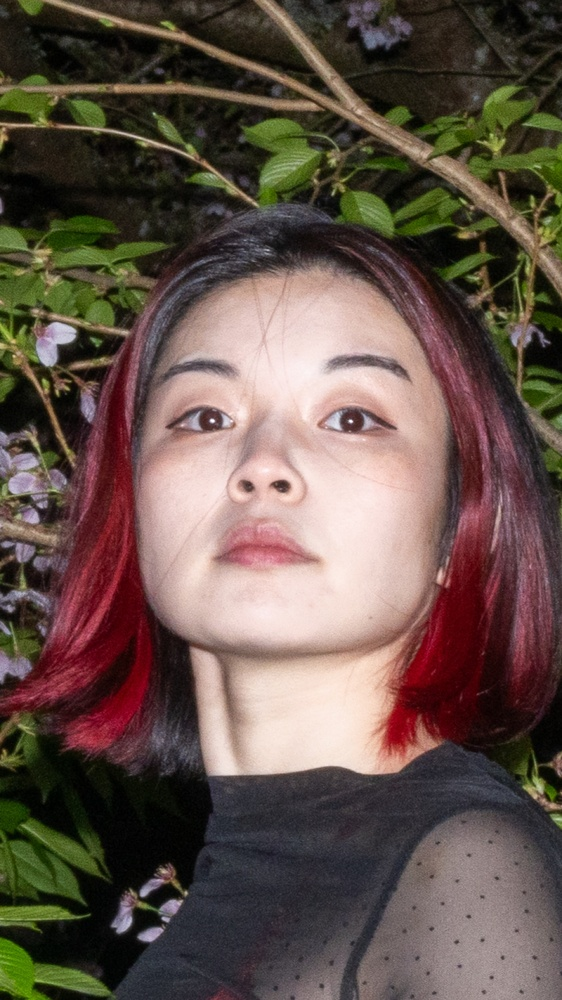
#> input picture 1.jpg, 562 x 1000 px, shrunk from 1080 x 1920 before the run
$ python _fragments_utils.py
#> lines starting #> are read from the running program, lines starting #| are printed output that depends on the picture
import cv2
import numpy as np
import random
from typing import Tuple, List


def fragment_image(
    image : np.ndarray,
    grid_size : Tuple[int, int]) -> List[List[np.ndarray]]:
    """
    Splits an image into a grid of fragments.

    Parameters
    ----------
    image : np.ndarray
        Input image (H x W x C).
    grid_size : Tuple[int, int]
        (rows, cols) of the grid.

    Returns
    -------
    List[List[np.ndarray]]
        2D list of image fragments.
    """
    rows, cols = grid_size
    h, w = image.shape[:2]
    tile_h = h // rows
    tile_w = w // cols

    fragments = []
    for i in range(rows):
        row = []
        for j in range(cols):
            fragment = image[i*tile_h:(i+1)*tile_h,
                             j*tile_w:(j+1)*tile_w].copy()
            row.append(fragment)
        fragments.append(row)

    return fragments


def create_composites(
    fragmented_images: List[List[List[np.ndarray]]],
    num_composites: int) -> List[np.ndarray]:
    """
    Creates composite images by randomly selecting tiles
    from corresponding positions.

    Parameters
    ----------
    fragmented_images : List[List[List[np.ndarray]]])
        List of fragmented images.
    num_composites : int
        Number of composite images to generate.

    Returns:
    List[np.ndarray]
        List of composite images.
    """
    num_rows = len(fragmented_images[0])
    num_cols = len(fragmented_images[0][0])
    tile_h, tile_w = fragmented_images[0][0][0].shape[:2]

    composites = []

    for _ in range(num_composites):
        composite_tiles = []
        for i in range(num_rows):
            row_tiles = []
            for j in range(num_cols):
                # Randomly pick one tile from the corresponding position
                tile = random.choice(fragmented_images)[i][j]
                row_tiles.append(tile)

            # Horizontally stack one row of tiles
            composite_row = np.hstack(row_tiles)
            composite_tiles.append(composite_row)

        # Vertically stack all rows to make final composite image
        composite_image = np.vstack(composite_tiles)
        composites.append(composite_image)

    return composites


if __name__ == "__main__":
    # Load your 10 images
    images = [cv2.imread("1.jpg"), cv2.imread("2.jpg")]
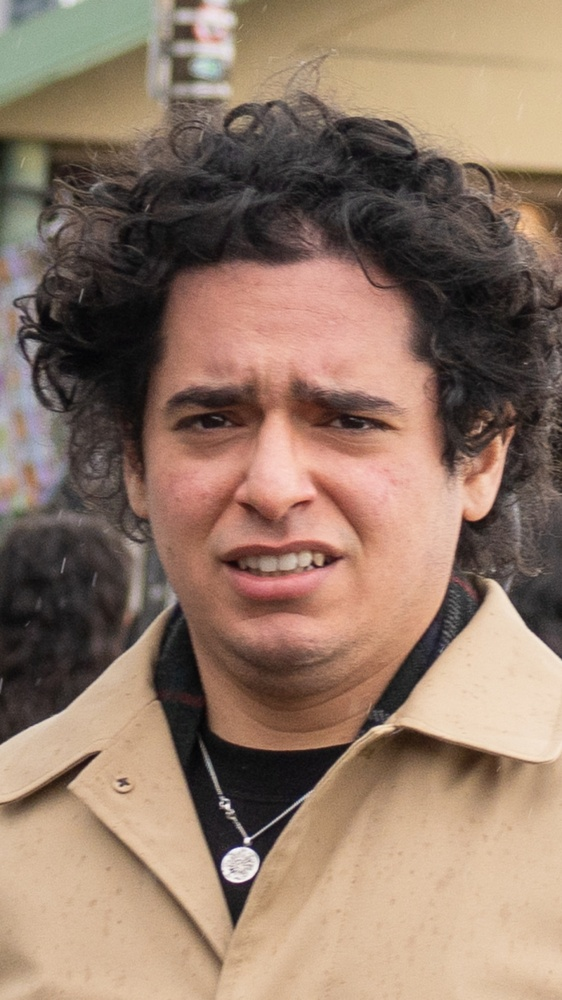
#> input picture 2.jpg, 562 x 1000 px, shrunk from 1080 x 1920 before the run

    # Fragment each image into a 10x10 grid
    grid_size = (10, 10)
    fragmented_images = [fragment_image(img, grid_size) for img in images]
#> after the loop in fragment_image, `for i in range(rows):`: fragments = 10 items
#> fragmented_images = 2 items

    # Create 30 composite images
    composites = create_composites(fragmented_images, num_composites=30)
#> in create_composites, `num_rows = len(fragmented_images[0])`: num_rows = 10
#> after the loop in create_composites, `for _ in range(num_composites):`: composites = 30 items
#> composites = 30 items

    # Save results
    for i, comp in enumerate(composites):
        cv2.imwrite(f"composite_{i}.jpg", comp)
#> this loop made 30 passes
#> pass 1, `cv2.imwrite(f"composite_{i}.jpg", comp)`:
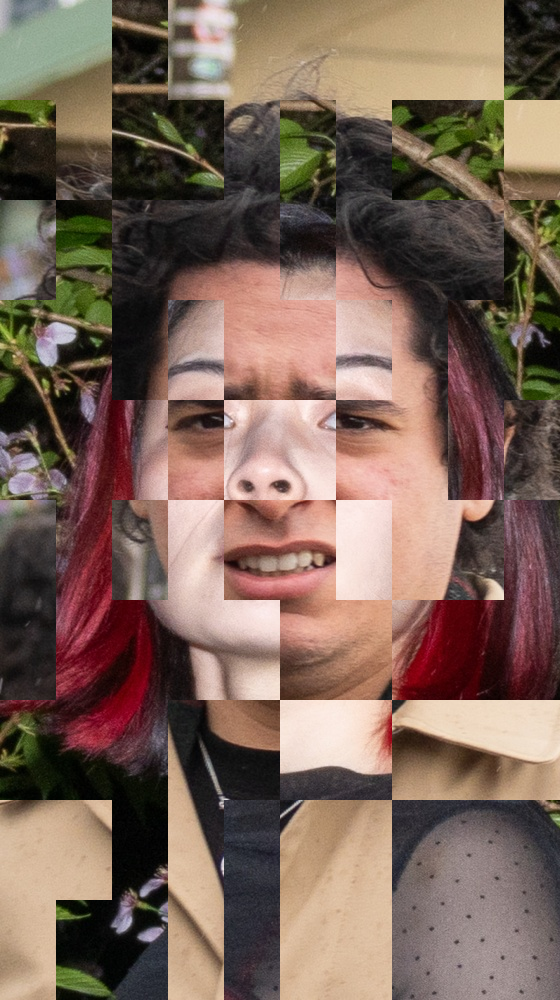
#> saved as composite_0.jpg: shape (1000, 560, 3); mean B, G, R 89.1, 101.3, 123.6
#> pass 2, `cv2.imwrite(f"composite_{i}.jpg", comp)`:
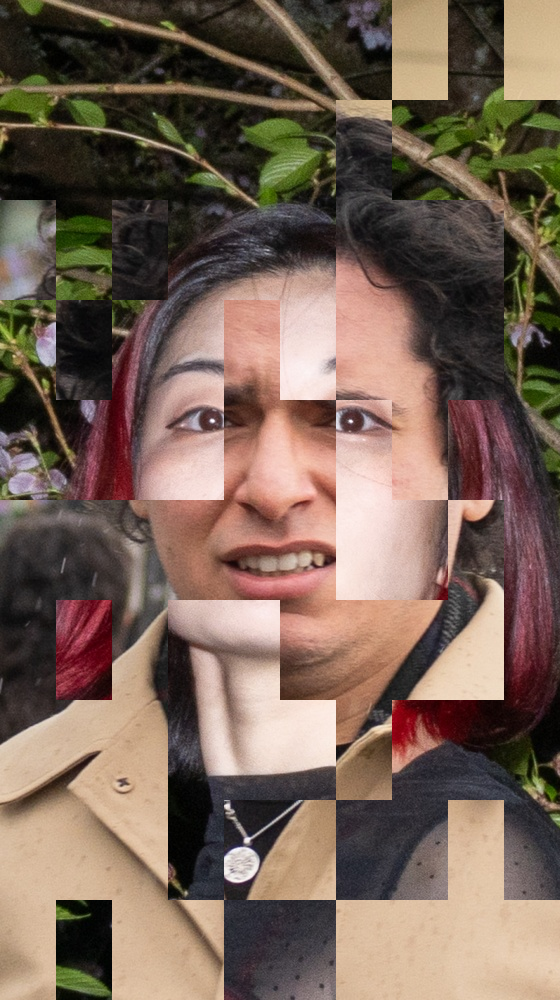
#> saved as composite_1.jpg: shape (1000, 560, 3); mean B, G, R 87.1, 100.2, 120.2
